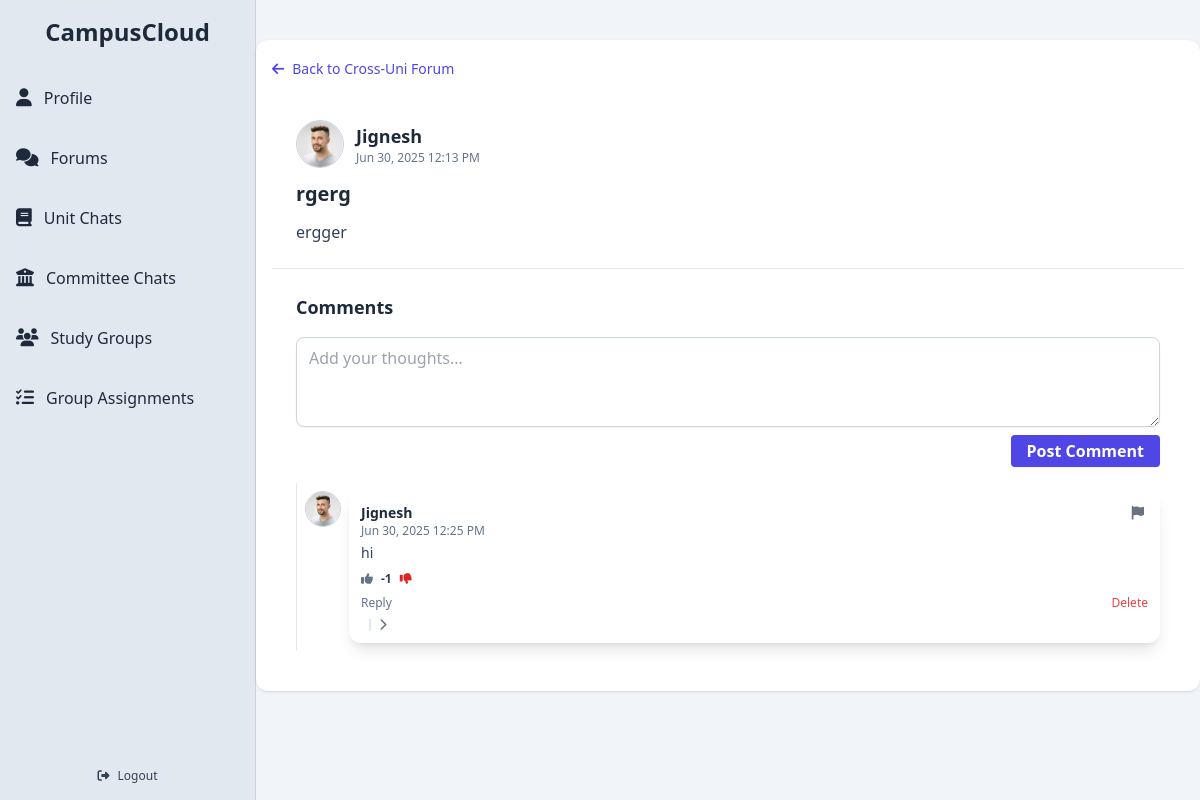
Page /post/22 (signed in) on the committed database.
### app/models.py (models this page shows, shortened)
class User(db.Model, UserMixin):
    __tablename__ = 'users'
    id = db.Column(db.Integer, primary_key=True)
    display_name = db.Column(db.String(100))
    student_number = db.Column(db.String(50), nullable=False)
    email = db.Column(db.String(120), unique=True, nullable=False)
    password_hash = db.Column(db.String(128), nullable=False)
    bio = db.Column(db.Text)
    job_title = db.Column(db.String(100))
    phone = db.Column(db.String(20))
    university = db.Column(db.String(100))
    faculty = db.Column(db.String(100))
    major = db.Column(db.String(100))
    quote = db.Column(db.Text)
    skills = db.Column(db.Text)
    profile_picture = db.Column(db.String(255))
    cover_picture = db.Column(db.String(255))
    created_at = db.Column(db.DateTime, default=db.func.now())
    committees = db.relationship('Committee', secondary=user_committees, backref='members', lazy='dynamic')
    posts = db.relationship('Post', backref='author', cascade='all, delete-orphan', passive_deletes=True, lazy='dynamic')
    comments = db.relationship('Comment', backref='author', cascade='all, delete-orphan', passive_deletes=True, lazy='dynamic')
    liked_posts = db.relationship('Post', secondary=post_likes, backref=db.backref('likers', lazy='dynamic'))
    followers = db.relationship(
        'User', secondary=user_followers,
        primaryjoin=(user_followers.c.followed_id == id),
        secondaryjoin=(user_followers.c.follower_id == id),
        backref=db.backref('following', lazy='dynamic'),
        lazy='dynamic'
    )
    @property
    def skills_list(self):
        return [skill.strip() for skill in self.skills.split(',')] if self.skills else []

class Post(db.Model):
    __tablename__ = 'posts'
    id = db.Column(db.Integer, primary_key=True)
    title = db.Column(db.String(200))
    content = db.Column(db.Text, nullable=False)
    image_url = db.Column(db.String(255))
    created_at = db.Column(db.DateTime, default=db.func.now())
    user_id = db.Column(db.Integer, db.ForeignKey('users.id', ondelete='CASCADE', name='fk_posts_user_id'), nullable=False)
    committee_id = db.Column(db.Integer, db.ForeignKey('committees.id', ondelete='SET NULL', name='fk_posts_committee_id'), nullable=True)
    forum_id = db.Column(db.Integer, db.ForeignKey('forums.id', ondelete='SET NULL', name='fk_posts_forum_id'), nullable=True)
    committee = db.relationship('Committee', backref='posts', lazy='joined')
    comments = db.relationship('Comment', backref='post', cascade='all, delete-orphan', passive_deletes=True, lazy='dynamic')

class Comment(db.Model):
    __tablename__ = 'comments'
    id = db.Column(db.Integer, primary_key=True)
    content = db.Column(db.Text, nullable=False)
    created_at = db.Column(db.DateTime, default=db.func.now())
    post_id = db.Column(db.Integer, db.ForeignKey('posts.id', ondelete='CASCADE', name='fk_comments_post_id'), nullable=False)
    user_id = db.Column(db.Integer, db.ForeignKey('users.id', ondelete='CASCADE', name='fk_comments_user_id'), nullable=False)
    parent_id = db.Column(db.Integer, db.ForeignKey('comments.id', ondelete='CASCADE', name='fk_comments_parent_id'), nullable=True)
    replies = db.relationship(
        'Comment',
        backref=db.backref('parent', remote_side=[id]),
        cascade='all, delete-orphan',
        passive_deletes=True,
        lazy='joined'
    )
    votes = db.relationship(
        'CommentVote',
        backref='voted_comment',
        cascade='all, delete-orphan',
        passive_deletes=True,
        overlaps="comment_votes,voted_comment"
    )
    @property
    def score(self):
        return sum(vote.vote for vote in self.votes)
    def user_vote(self, user_id):
        for vote in self.votes:
            if vote.user_id == user_id:
                return vote.vote
        return 0

class CommentVote(db.Model):
    __tablename__ = 'comment_votes'
    id = db.Column(db.Integer, primary_key=True)
    user_id = db.Column(db.Integer, db.ForeignKey('users.id', ondelete='CASCADE'), nullable=False)
    comment_id = db.Column(db.Integer, db.ForeignKey('comments.id', ondelete='CASCADE'), nullable=False)
    vote = db.Column(db.Integer, nullable=False)
    __table_args__ = (
        db.UniqueConstraint('user_id', 'comment_id', name='unique_user_comment_vote'),
    )
    user = db.relationship('User', backref='comment_votes')
    comment = db.relationship('Comment', backref='comment_votes', overlaps="votes,voted_comment")

### app/routes.py (the view)
@bp.route('/post/<int:post_id>')
def post_thread(post_id):
    post = Post.query.get_or_404(post_id)
    comments = Comment.query.filter_by(post_id=post_id, parent_id=None).all()
    comments.sort(key=lambda c: (c.score, c.created_at), reverse=True)
    if post.forum_id is None:
        back_url = url_for('routes.general_forum')  # or 'routes.post_forum' if that's your preferred route
        back_label = "Cross-Uni Forum"
    else:
        slug = post.forum.university_domain.split('.')[0].lower()
        back_url = url_for('routes.forum', slug=slug)
        back_label = f"{post.forum.name} Forum"
    return render_template(
        'post_threadUI.html',
        post=post,
        comments=comments,
        back_url=back_url,
        back_label=back_label
    )

### app/templates/post_threadUI.html (shortened to what this page needs)
{% extends "base.html" %}
{% block content %}
<div class="w-full bg-slate-100 min-h-screen py-6">
  <div class="mx-auto my-4 p-4 w-full max-w-6xl bg-white rounded-xl shadow overflow-hidden">
    <div class="mb-4">
        <a href="{{ back_url }}"
           class="inline-flex items-center gap-2 text-sm font-medium text-indigo-600 hover:text-indigo-800 transition">
          <i class="fas fa-arrow-left"></i> Back to {{ back_label }}
        </a>
    </div>
    <div class="p-6 flex flex-col gap-3 border-b border-slate-200">
      <div class="flex items-center gap-3">
        <a href="{{ url_for('routes.profile', user_id=post.author.id) }}">
          <img src="{{ post.author.profile_picture or 'https://cdn-icons-png.flaticon.com/512/149/149071.png' }}"
               alt="Profile picture"
               class="w-12 h-12 rounded-full object-cover border border-slate-300" />
        </a>
        <div>
          <a href="{{ url_for('routes.profile', user_id=post.author.id) }}" class="hover:underline">
            <h3 class="text-lg font-semibold text-slate-800">{{ post.author.display_name or 'Anonymous' }}</h3>
          </a>
          <p class="text-xs text-slate-500">{{ post.created_at.strftime('%b %d, %Y %I:%M %p') }}</p>
        </div>
      </div>
      <h2 class="text-xl font-bold text-slate-800">{{ post.title or 'Untitled Post' }}</h2>
      <p class="text-slate-700 text-base">{{ post.content }}</p>
    </div>
    <div class="p-6 flex flex-col gap-4">
      <h2 class="text-lg font-semibold text-slate-800">Comments</h2>
      <form id="commentForm" class="flex flex-col gap-2">
        <textarea id="commentContent" name="content" rows="3" placeholder="Add your thoughts..."
          class="w-full border border-slate-300 rounded-lg shadow-sm px-3 py-2 focus:ring focus:ring-indigo-200 focus:border-indigo-400 outline-none transition"></textarea>
        <button type="submit"
          class="self-end bg-indigo-600 hover:bg-indigo-700 text-white font-semibold px-4 py-1 rounded shadow-sm transition">Post
          Comment</button>
      </form>
      <div id="commentsContainer" class="space-y-4">
        {% macro render_comment(comment, level=0, is_reply=False) %}
        <div class="pl-{{ (level + 2) ~ '' }} py-2 border-l border-slate-200">
          <div class="flex gap-2 items-start relative">
            <a href="{{ url_for('routes.profile', user_id=comment.author.id) }}">
              <img src="{{ comment.author.profile_picture or 'https://cdn-icons-png.flaticon.com/512/149/149071.png' }}"
                   alt="Profile picture"
                   class="w-9 h-9 rounded-full object-cover border border-slate-300 shrink-0" />
            </a>
            <div class="flex-1 rounded-xl p-3 transition {{ level == 0 and 'bg-white shadow-lg hover:shadow-2xl' or 'bg-white shadow hover:shadow-md' }}">
              <a href="{{ url_for('routes.profile', user_id=comment.author.id) }}" class="hover:underline">
                <h4 class="text-sm font-semibold text-slate-800">{{ comment.author.display_name or 'Anonymous' }}</h4>
              </a>
              <p class="text-xs text-slate-500">{{ comment.created_at.strftime('%b %d, %Y %I:%M %p') }}</p>
              <p class="text-slate-700 text-sm mt-1">
                {{ comment.content }}
              </p>
              <div class="flex gap-2 items-center mt-2 text-xs">
                <button id="upvote-{{ comment.id }}"
                        onclick="voteComment({{ comment.id }}, 1)"
                        class="transition text-xs {% if comment.user_vote(current_user.id) == 1 %}text-green-600{% else %}text-slate-500{% endif %}">
                  <i class="fas fa-thumbs-up text-xs"></i>
                </button>
                <span id="comment-score-{{ comment.id }}" class="font-semibold text-slate-700">{{ comment.score }}</span>
                <button id="downvote-{{ comment.id }}"
                        onclick="voteComment({{ comment.id }}, -1)"
                        class="transition text-xs {% if comment.user_vote(current_user.id) == -1 %}text-red-600{% else %}text-slate-500{% endif %}">
                  <i class="fas fa-thumbs-down text-xs"></i>
                </button>
              </div>
              <button onclick="openReportModal(event, {{ comment.id }}, 'comment')" class="absolute top-2 right-2 flex items-center gap-1 text-gray-500 hover:text-red-600 transition text-xs px-2 py-1">
                <i class="fas fa-flag text-sm"></i>
              </button>
              <div class="flex justify-between items-center mt-2 text-xs text-slate-500">
                <button onclick="toggleReplyForm(this)" class="hover:text-indigo-600 transition">Reply</button>
                {% if current_user.id == comment.user_id %}
                <button onclick="deleteComment({{ comment.id }})" class="text-red-500 hover:underline">Delete</button>
                {% endif %}
              </div>
              {% if comment.replies %}
              <div class="ml-2 mt-2 border-l-2 border-slate-200 pl-2">
                <button class="toggle-replies-btn text-xs text-slate-500 hover:text-indigo-600 flex items-center gap-1 transition"
                  onclick="toggleReplies(this)">
                  <i class="fas fa-chevron-right transition-transform"></i>
                </button>
              </div>
              {% endif %}
            </div>
          </div>
        </div>
        {% endmacro %}
        {% for comment in comments %}
        {{ render_comment(comment) }}
        {% endfor %}
      </div>
    </div>
  </div>
</div>
{% endblock %}

### rows in the picture
User: author (picture), author "Jignesh"
Post: created_at "Jun 30, 2025 12:13 PM", title "rgerg", content "ergger"
Comment: author (picture), author "Jignesh", created_at "Jun 30, 2025 12:25 PM", content "hi", score "-1"

### other values in the picture
{{ back_label }} "Cross-Uni Forum"
